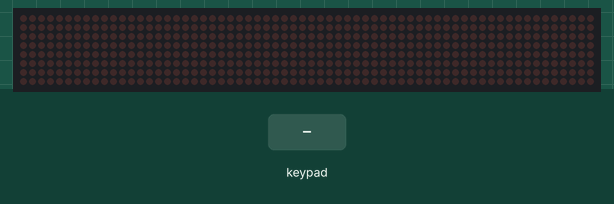
Bench run of a sketch on a simulated Arduino Uno, built with avr-gcc and run on an emulated ATmega328P. Shown: 64×8 LED matrix. Inputs (shaded band) come from the test bench. What the sketch prints to the serial monitor is not drawn.

Above: at 1.2 s.
1.3 s: keypad keys 9 8 7 6 A pressed 0.4 s apart
At 4.2 s:
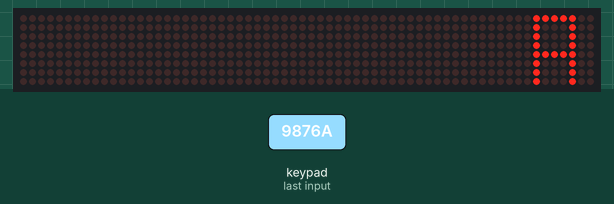
4.8 s: key 'B' pressed
At 5.6 s:
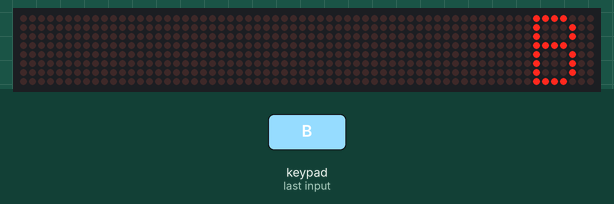
6.3 s: keypad keys 5 4 3 2 D pressed 0.4 s apart
At 9.3 s:
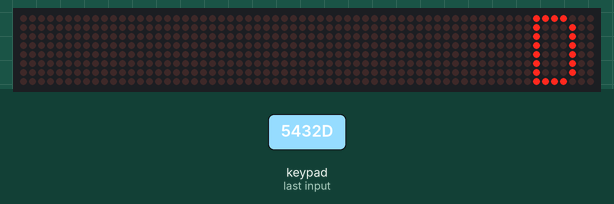
9.8 s: key 'F' pressed
At 10.7 s:
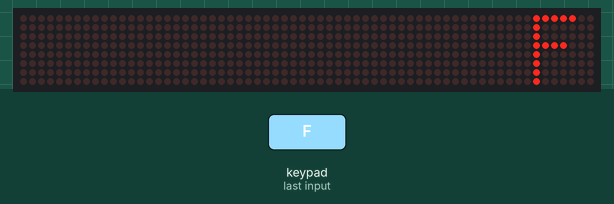
11.3 s: key 'E' pressed
At 11.8 s:
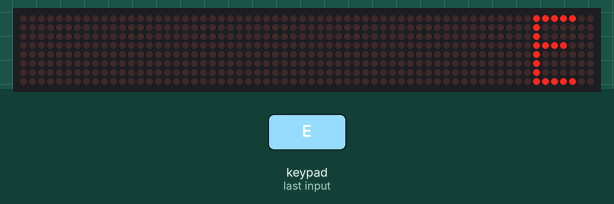
12.8 s: key 'C' pressed
At 14.3 s:
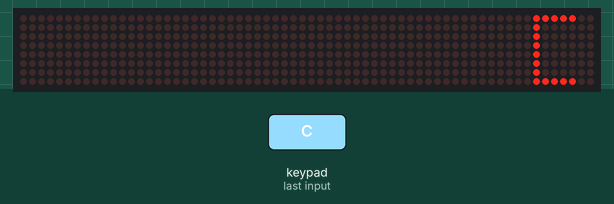
Timing chart, 0 to 15.3 s (numbered marks = the images above; inputs shaded):
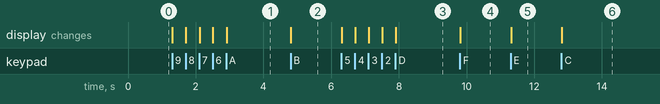

The sketch:

_0-F_button_4x4__on_8x8_ledmatrix.ino
```cpp
  #include <Keypad.h>
#include <LedControl.h>

//ledmatrix
int DIN = 12;
int CS = 11;
int CLK = 10;

//keypad
const byte numRows= 4;
const byte numCols= 4;
char keymap[numRows][numCols]=
{
{'4', '8', 'B', 'F'},
{'3', '7', 'A', 'E'},
{'2', '6', '0', 'D'},
{'1', '5', '9', 'C'}
};

byte rowPins[numRows] = {9,8,7,6};
byte colPins[numCols]= {5,4,3,2};

LedControl lc = LedControl(DIN,CLK,CS,0);
Keypad myKeypad = Keypad(makeKeymap(keymap), rowPins, colPins, numRows, numCols);

byte zero[8] = {0x7c,0x44,0x44,0x44,0x44,0x44,0x44,0x7c};
byte one[8] = {0x10,0x30,0x50,0x10,0x10,0x10,0x10,0x7c};
byte two[8] = {0x7c,0x04,0x04,0x7c,0x40,0x40,0x40,0x7c};
byte three[8] = {0x7c,0x04,0x04,0x3c,0x04,0x04,0x04,0x7c};
byte four[8] = {0x44,0x44,0x44,0x44,0x7c,0x04,0x04,0x04};
byte five[8] = {0x7c,0x40,0x40,0x40,0x7c,0x04,0x04,0x7c};
byte six[8] = {0x7c,0x40,0x40,0x40,0x7c,0x44,0x44,0x7c};
byte seven[8] = {0x7c,0x04,0x04,0x04,0x04,0x04,0x04,0x04};
byte eight[8] = {0x7c,0x44,0x44,0x44,0x7c,0x44,0x44,0x7c};
byte nine[8] = {0x7c,0x44,0x44,0x44,0x7c,0x04,0x04,0x7c};
byte a[8] = {0x7c,0x44,0x44,0x44,0x7c,0x44,0x44,0x44};
byte b[8] = {0x78,0x44,0x44,0x78,0x44,0x44,0x44,0x78};
byte c[8] = {0x7c,0x40,0x40,0x40,0x40,0x40,0x40,0x7c};
byte d[8] = {0x78,0x44,0x44,0x44,0x44,0x44,0x44,0x78};
byte e[8] = {0x7c,0x40,0x40,0x78,0x40,0x40,0x40,0x7c};
byte f[8] = {0x7c,0x40,0x40,0x78,0x40,0x40,0x40,0x40};


void printByte(byte character [])
{
  int i = 0;
  for(i=0;i<8;i++)
  {
    lc.setRow(0,i,character[i]);
  }
}

void setup() {
 ///ledmatrix
 lc.shutdown(0,false);
 lc.setIntensity(0,15);
 lc.clearDisplay(0);
 ///keypad matrix
 Serial.begin(9600);
}

void loop() {
  char keypressed = myKeypad.getKey();
 if (keypressed != NO_KEY)
 {
    Serial.print(keypressed);
    switch (keypressed) {
      case '0': printByte(zero); break;
      case '1': printByte(one); break;
      case '2': printByte(two); break;
      case '3': printByte(three); break;
      case '4': printByte(four); break;
      case '5': printByte(five); break;
      case '6': printByte(six); break;
      case '7': printByte(seven); break;
      case '8': printByte(eight); break;
      case '9': printByte(nine); break;
      case 'A': printByte(a); break;
      case 'B': printByte(b); break;
      case 'C': printByte(c); break;
      case 'D': printByte(d); break;
      case 'E': printByte(e); break;
      case 'F': printByte(f); break;
      default :
        break;
    }
 }
}
```

Measured:
- after the input at 1.3 s, the display: first changes at once (image 1 shows a later state)
- after the input at 4.8 s, the display: changes at once (image 2)
- after the input at 6.3 s, the display: first changes at once (image 3 shows a later state)
- after the input at 9.8 s, the display: changes at once (image 4)
- after the input at 11.3 s, the display: changes at once (image 5)
- after the input at 12.8 s, the display: changes at once (image 6)
